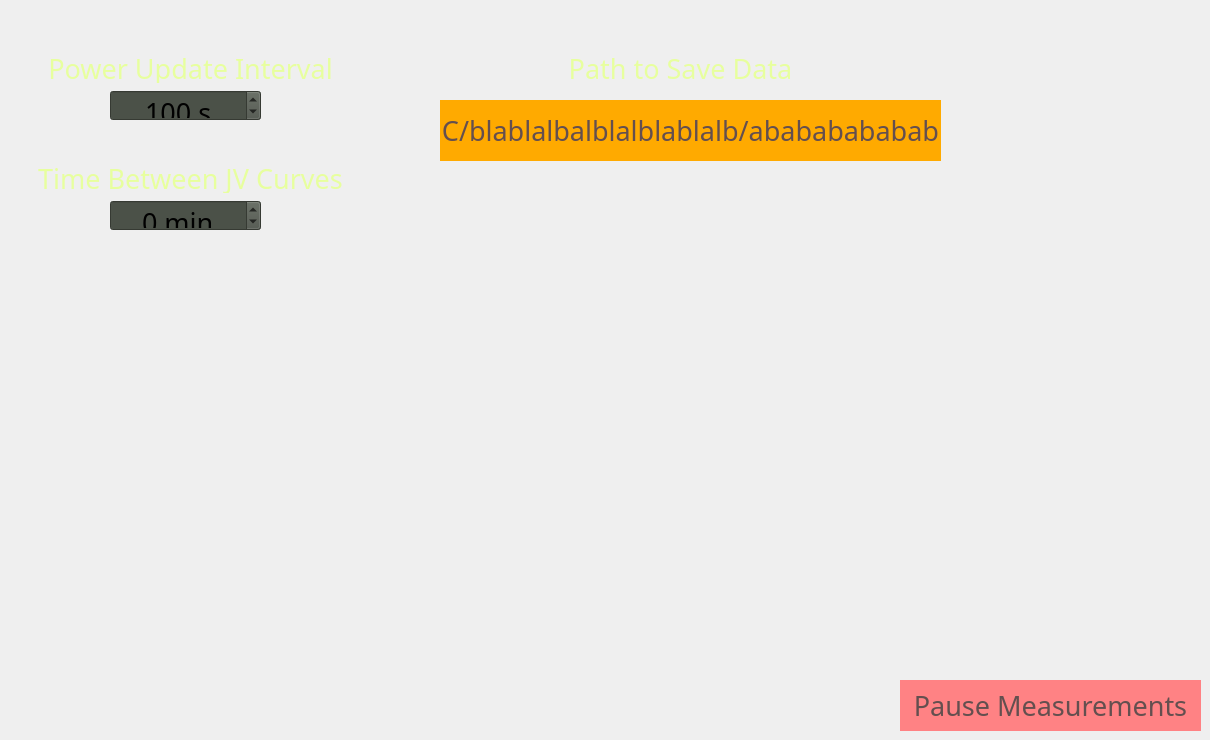
      <widget class="QWidget" name="Settings">
       <widget class="QPushButton" name="PauseMeasurementsButton">
        <property name="geometry">
         <rect>
          <x>900</x>
          <y>680</y>
          <width>301</width>
          <height>51</height>
         </rect>
        </property>
        <property name="font">
         <font>
          <family>Bahnschrift</family>
          <pointsize>20</pointsize>
         </font>
        </property>
        <property name="styleSheet">
         <string notr="true">QPushButton{
background-color: rgb(255, 130, 132);
color: rgb(100, 79, 79);
	border: none
}
QPushButton:hover {
background-color: rgb(255, 100, 100);
color: rgb(100, 79, 79);
	border: none
}
QPushButton:pressed {
background-color: rgb(255, 80, 80);
color: rgb(100, 79, 79);
	border: none
}

</string>
        </property>
        <property name="text">
         <string>Pause Measurements</string>
        </property>
       </widget>
       <widget class="QDoubleSpinBox" name="TimeBetweenJV">
        <property name="geometry">
         <rect>
          <x>110</x>
          <y>200</y>
          <width>151</width>
          <height>31</height>
         </rect>
        </property>
        <property name="palette">
         <palette>
          <active>
           <colorrole role="Button">
            <brush brushstyle="SolidPattern">
             <color alpha="255">
              <red>75</red>
              <green>81</green>
              <blue>72</blue>
             </color>
            </brush>
           </colorrole>
           <colorrole role="Base">
            <brush brushstyle="SolidPattern">
             <color alpha="255">
              <red>75</red>
              <green>81</green>
              <blue>72</blue>
             </color>
            </brush>
           </colorrole>
           <colorrole role="Window">
            <brush brushstyle="SolidPattern">
             <color alpha="255">
              <red>75</red>
              <green>81</green>
              <blue>72</blue>
             </color>
            </brush>
           </colorrole>
          </active>
          <inactive>
           <colorrole role="Button">
            <brush brushstyle="SolidPattern">
             <color alpha="255">
              <red>75</red>
              <green>81</green>
              <blue>72</blue>
             </color>
            </brush>
           </colorrole>
           <colorrole role="Base">
            <brush brushstyle="SolidPattern">
             <color alpha="255">
              <red>75</red>
              <green>81</green>
              <blue>72</blue>
             </color>
            </brush>
           </colorrole>
           <colorrole role="Window">
            <brush brushstyle="SolidPattern">
             <color alpha="255">
              <red>75</red>
              <green>81</green>
              <blue>72</blue>
             </color>
            </brush>
           </colorrole>
          </inactive>
          <disabled>
           <colorrole role="Button">
            <brush brushstyle="SolidPattern">
             <color alpha="255">
              <red>75</red>
              <green>81</green>
              <blue>72</blue>
             </color>
            </brush>
           </colorrole>
           <colorrole role="Base">
            <brush brushstyle="SolidPattern">
             <color alpha="255">
              <red>75</red>
              <green>81</green>
              <blue>72</blue>
             </color>
            </brush>
           </colorrole>
           <colorrole role="Window">
            <brush brushstyle="SolidPattern">
             <color alpha="255">
              <red>75</red>
              <green>81</green>
              <blue>72</blue>
             </color>
            </brush>
           </colorrole>
          </disabled>
         </palette>
        </property>
        <property name="font">
         <font>
          <family>Bahnschrift</family>
          <pointsize>20</pointsize>
          <italic>false</italic>
          <bold>false</bold>
         </font>
        </property>
        <property name="styleSheet">
         <string notr="true">font: 20pt &quot;Bahnschrift&quot;;</string>
        </property>
        <property name="wrapping">
         <bool>true</bool>
        </property>
        <property name="alignment">
         <set>Qt::AlignHCenter|Qt::AlignTop</set>
        </property>
        <property name="suffix">
         <string> min</string>
        </property>
        <property name="decimals">
         <number>0</number>
        </property>
        <property name="minimum">
         <double>0.000000000000000</double>
        </property>
        <property name="maximum">
         <double>200.000000000000000</double>
        </property>
        <property name="singleStep">
         <double>1.000000000000000</double>
        </property>
       </widget>
       <widget class="QLabel" name="TimeBetweenJVCurvesLabel">
        <property name="geometry">
         <rect>
          <x>10</x>
          <y>160</y>
          <width>361</width>
          <height>33</height>
         </rect>
        </property>
        <property name="sizePolicy">
         <sizepolicy hsizetype="Preferred" vsizetype="Minimum">
          <horstretch>0</horstretch>
          <verstretch>0</verstretch>
         </sizepolicy>
        </property>
        <property name="minimumSize">
         <size>
          <width>10</width>
          <height>2</height>
         </size>
        </property>
        <property name="font">
         <font>
          <family>Bahnschrift</family>
         </font>
        </property>
        <property name="styleSheet">
         <string notr="true">  color: rgb(231, 255, 158);</string>
        </property>
        <property name="text">
         <string>&lt;html&gt;&lt;head/&gt;&lt;body&gt;&lt;p align=&quot;center&quot;&gt;&lt;span style=&quot; font-size:20pt;&quot;&gt;Time Between JV Curves&lt;/span&gt;&lt;/p&gt;&lt;/body&gt;&lt;/html&gt;</string>
        </property>
        <property name="wordWrap">
         <bool>true</bool>
        </property>
       </widget>
       <widget class="QDoubleSpinBox" name="TimeBetweenPowerMeasurements">
        <property name="geometry">
         <rect>
          <x>110</x>
          <y>90</y>
          <width>151</width>
          <height>31</height>
         </rect>
        </property>
        <property name="palette">
         <palette>
          <active>
           <colorrole role="Button">
            <brush brushstyle="SolidPattern">
             <color alpha="255">
              <red>75</red>
              <green>81</green>
              <blue>72</blue>
             </color>
            </brush>
           </colorrole>
           <colorrole role="Base">
            <brush brushstyle="SolidPattern">
             <color alpha="255">
              <red>75</red>
              <green>81</green>
              <blue>72</blue>
             </color>
            </brush>
           </colorrole>
           <colorrole role="Window">
            <brush brushstyle="SolidPattern">
             <color alpha="255">
              <red>75</red>
              <green>81</green>
              <blue>72</blue>
             </color>
            </brush>
           </colorrole>
          </active>
          <inactive>
           <colorrole role="Button">
            <brush brushstyle="SolidPattern">
             <color alpha="255">
              <red>75</red>
              <green>81</green>
              <blue>72</blue>
             </color>
            </brush>
           </colorrole>
           <colorrole role="Base">
            <brush brushstyle="SolidPattern">
             <color alpha="255">
              <red>75</red>
              <green>81</green>
              <blue>72</blue>
             </color>
            </brush>
           </colorrole>
           <colorrole role="Window">
            <brush brushstyle="SolidPattern">
             <color alpha="255">
              <red>75</red>
              <green>81</green>
              <blue>72</blue>
             </color>
            </brush>
           </colorrole>
          </inactive>
          <disabled>
           <colorrole role="Button">
            <brush brushstyle="SolidPattern">
             <color alpha="255">
              <red>75</red>
              <green>81</green>
              <blue>72</blue>
             </color>
            </brush>
           </colorrole>
           <colorrole role="Base">
            <brush brushstyle="SolidPattern">
             <color alpha="255">
              <red>75</red>
              <green>81</green>
              <blue>72</blue>
             </color>
            </brush>
           </colorrole>
           <colorrole role="Window">
            <brush brushstyle="SolidPattern">
             <color alpha="255">
              <red>75</red>
              <green>81</green>
              <blue>72</blue>
             </color>
            </brush>
           </colorrole>
          </disabled>
         </palette>
        </property>
        <property name="font">
         <font>
          <family>Bahnschrift</family>
          <pointsize>20</pointsize>
          <italic>false</italic>
          <bold>false</bold>
         </font>
        </property>
        <property name="styleSheet">
         <string notr="true">font: 20pt &quot;Bahnschrift&quot;;</string>
        </property>
        <property name="wrapping">
         <bool>true</bool>
        </property>
        <property name="alignment">
         <set>Qt::AlignHCenter|Qt::AlignTop</set>
        </property>
        <property name="suffix">
         <string> s</string>
        </property>
        <property name="decimals">
         <number>0</number>
        </property>
        <property name="minimum">
         <double>5.000000000000000</double>
        </property>
        <property name="maximum">
         <double>500.000000000000000</double>
        </property>
        <property name="singleStep">
         <double>1.000000000000000</double>
        </property>
       </widget>
       <widget class="QLabel" name="TimeBetweenPowerLabel">
        <property name="geometry">
         <rect>
          <x>10</x>
          <y>50</y>
          <width>361</width>
          <height>33</height>
         </rect>
        </property>
        <property name="sizePolicy">
         <sizepolicy hsizetype="Preferred" vsizetype="Minimum">
          <horstretch>0</horstretch>
          <verstretch>0</verstretch>
         </sizepolicy>
        </property>
        <property name="minimumSize">
         <size>
          <width>10</width>
          <height>2</height>
         </size>
        </property>
        <property name="font">
         <font>
          <family>Bahnschrift</family>
         </font>
        </property>
        <property name="styleSheet">
         <string notr="true">  color: rgb(231, 255, 158);</string>
        </property>
        <property name="text">
         <string>&lt;html&gt;&lt;head/&gt;&lt;body&gt;&lt;p align=&quot;center&quot;&gt;&lt;span style=&quot; font-size:20pt;&quot;&gt;Power Update Interval&lt;/span&gt;&lt;/p&gt;&lt;/body&gt;&lt;/html&gt;</string>
        </property>
        <property name="wordWrap">
         <bool>true</bool>
        </property>
       </widget>
       <widget class="QLabel" name="PathDataLabel">
        <property name="geometry">
         <rect>
          <x>500</x>
          <y>50</y>
          <width>361</width>
          <height>33</height>
         </rect>
        </property>
        <property name="sizePolicy">
         <sizepolicy hsizetype="Preferred" vsizetype="Minimum">
          <horstretch>0</horstretch>
          <verstretch>0</verstretch>
         </sizepolicy>
        </property>
        <property name="minimumSize">
         <size>
          <width>10</width>
          <height>2</height>
         </size>
        </property>
        <property name="font">
         <font>
          <family>Bahnschrift</family>
         </font>
        </property>
        <property name="styleSheet">
         <string notr="true">  color: rgb(231, 255, 158);</string>
        </property>
        <property name="text">
         <string>&lt;html&gt;&lt;head/&gt;&lt;body&gt;&lt;p align=&quot;center&quot;&gt;&lt;span style=&quot; font-size:20pt;&quot;&gt;Path to Save Data&lt;/span&gt;&lt;/p&gt;&lt;/body&gt;&lt;/html&gt;</string>
        </property>
        <property name="wordWrap">
         <bool>true</bool>
        </property>
       </widget>
       <widget class="QPushButton" name="PathToSaveButton">
        <property name="geometry">
         <rect>
          <x>440</x>
          <y>100</y>
          <width>501</width>
          <height>61</height>
         </rect>
        </property>
        <property name="sizePolicy">
         <sizepolicy hsizetype="Fixed" vsizetype="MinimumExpanding">
          <horstretch>0</horstretch>
          <verstretch>0</verstretch>
         </sizepolicy>
        </property>
        <property name="font">
         <font>
          <family>Bahnschrift</family>
          <pointsize>20</pointsize>
         </font>
        </property>
        <property name="styleSheet">
         <string notr="true">QPushButton{
background-color: rgb(255, 170, 0);
color: rgb(100, 79, 79);
	border: none
}
QPushButton:hover {
background-color: rgb(255, 100, 100);
color: rgb(100, 79, 79);
	border: none
}
QPushButton:pressed {
background-color: rgb(255, 80, 80);
color: rgb(100, 79, 79);
	border: none
}

</string>
        </property>
        <property name="text">
         <string>C/blablalbalblalblablalb/abababababab</string>
        </property>
        <property name="autoRepeat">
         <bool>false</bool>
        </property>
        <property name="flat">
         <bool>false</bool>
        </property>
       </widget>
      </widget>
